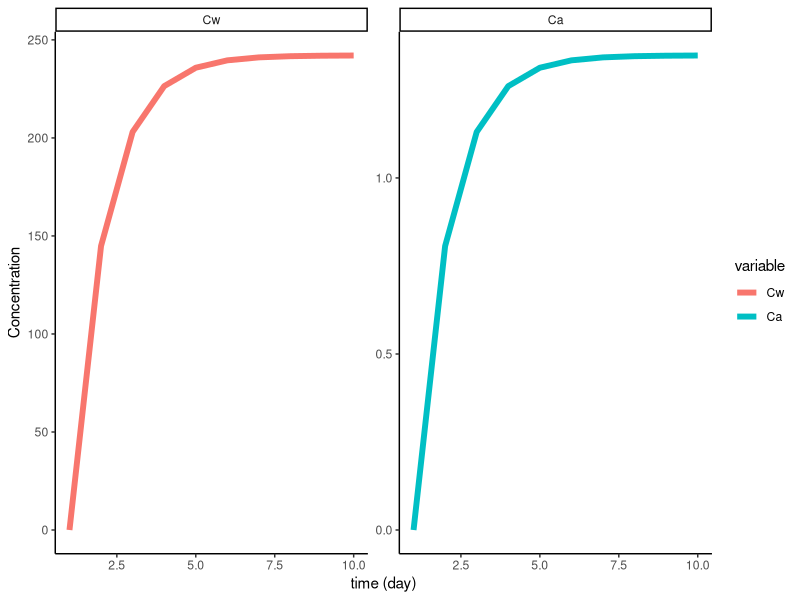

The R source for this figure:
# Load libraries
library(dplyr) # organize data
library(tidyverse)
library(ggplot2) # plotting
library(deSolve) # solving differential equations

# Reactive transport function ---------------------------------------------

rtm.PCB4 = function(t, c, parms){
  
  # Experimental conditions
  MH2O <- 18.0152 # g/mol water molecular weight
  MCO2 <- 44.0094 # g/mol CO2 molecular weight
  MW.pcb <- 223.088 # g/mol PCB 4 molecular weight
  Tst <- 25 # C air temperature
  Tst.1 <- 273.15 + Tst # air and standard temperature in K, 25 C
  Tw <- 13 # C water temperature
  Tw.1 <- 273.15 + Tw # water temperature in K
  R <- 8.3144 # J/(mol K) molar gas constant 
  
  # Bioreactor parameters
  Vw <- 100 # cm3 water volume
  Va <- 125 # cm3 head-space volume
  Aaw <- 20 # cm2 air-water area
  Aws <- 30 # cm2 sediment-water area
  
  # Congener-specific constants
  Kaw <- 0.01344142 # PCB 4 dimensionless Henry's law constant @ 25 C
  dUaw <- 49662.48 # internal energy for the transfer of air-water for PCB 4 (J/mol)
  Kow <- 10^(4.65) # PCB 4 octanol-water equilibrium partition coefficient
  dUow <- -21338.96 # internal energy for the transfer of octanol-water for PCB 4 (J/mol)
  
  # Air & water physical conditions
  D.water.air <- 0.2743615 # cm2/s water's diffusion coefficient in the gas phase @ Tair = 25 C, patm = 1013.25 mbars 
  D.co2.w <- 1.67606E-05 # cm2/s CO2's diffusion coefficient in water @ Tair = 25 C, patm = 1013.25 mbars 
  D.pcb.air <- D.water.air*(MW.pcb/MH2O)^(-0.5) # cm2/s PCB 4's diffusion coefficient in the gas phase (eq. 18-45)
  D.pcb.water <- D.co2.w*(MW.pcb/MCO2)^(-0.5) # cm2/s PCB 4's diffusion coefficient in water @ Tair = 25 C, patm = 1013.25 mbars
  v.H2O <- 0.010072884	# cm2/s kinematic viscosity of water @ Tair = 25
  V.water.air <- 0.003 # m/s water's velocity of air-side mass transfer without ventilation (eq. 20-15)
  V.co2.w <- 4.1*10^-2 # m/s mass transfer coefficient of CO2 in water side without ventilation
  # V.co2.w.2 <- 9*10^(-4)/100 # m/s new book 19-20
  SC.pcb.w <- v.H2O/D.pcb.water # Schmidt number PCB 4
  bl <- 0.21 # cm boundary layer thickness
  
  # kaw calculations (air-water mass transfer coefficient)
  # i) Ka.w.t, ka.w corrected by water and air temps during experiment
  Kaw.t <- Kaw*exp(-dUaw/R*(1/Tw.1-1/Tst.1))*Tw.1/Tst.1
  # ii) Kaw.a, air-side mass transfer coefficient
  Kaw.a <- V.water.air*(D.pcb.air/D.water.air)^(0.67) # [m/s]
  # iii) Kaw.w, water-side mass transfer coefficient for PCB 4. 600 is the Schmidt number of CO2 at 298 K
  Kaw.w <- V.co2.w*(SC.pcb.w/600)^(-0.5) # [m/s]
  # Kaw.w.2 <- V.co2.w.2*(SC.pcb.w/600)^(-0.5) # [m/s]
  # iv) kaw, overall air-water mass transfer coefficient for PCB 4
  kaw.o <- (1/(Kaw.a*Kaw.t) + (1/Kaw.w))^-1 # [m/s]
  # v) kaw, overall air-water mass transfer coefficient for PCB 4, units change
  kaw.o <- kaw.o*100*60*60*24 # [cm/d]
  
  # Estimating Cpw (PCB 4 concentration in sediment porewater)
  Ct <- 630.2023 # ng/g PCB 4 sediment concentration
  foc <- 0.03 # organic carbon % in sediment
  Kow.t <- Kow*exp(-dUow/R*(1/Tw.1-1/Tst.1)) # temperature correction
  logKoc <- 0.94*log10(Kow.t) + 0.42 # koc calculation
  Kd <- foc*10^(logKoc) # L/kg sediment-water equilibrium partition coefficient
  Cpw <- Ct/Kd*1000 # [ng/L]
  
  # Biotransformation rate
  kb <- 0 #0.130728499 # 1/d, value changes depending on experiment, i.e., control = 0, treatments LB400 = 0.130728499
  
  # derivatives dx/dt are computed below
  r <- rep(0,length(c))
  # dCwdt:
  r[1] <- kaw.o*Aaw/Vw*(c["Ca"]/(Kaw.t) - c["Cw"]) + D.pcb.water*Aws*60*60*24/bl/Vw*(Cpw - c["Cw"]) - kb*c["Cw"]
   # dCadt:
  r[2] <- kaw.o*Aaw/Va*(c["Cw"] - c["Ca"]/Kaw.t)
  
  # The computed derivatives are returned as a list
  # order of derivatives needs to be the same as the order of species in c
  return(list(r))
}

# Initial conditions and run function
{cinit <- c(Cw = 0, Ca = 0)
t.1 <- c(1:10)
# Placeholder values of key parameters
out.1 <- ode(y = cinit, times = t.1, func = rtm.PCB4) %>%
as.data.frame() -> out.1
}

{new.out<- out.1 %>%
  gather(variable, value, -time)
new.out <- within(new.out, variable <- factor(variable,
                                              levels = c('Cw', 'Ca')))
}

# Plot
ggplot(new.out, aes(x = time, y = value, color = variable)) +
  facet_wrap(vars(variable), scales = "free_y", ncol = 2) +
  geom_line(size = 2) +
  theme_classic() +
  labs(x = 'time (day)', y = 'Concentration')
